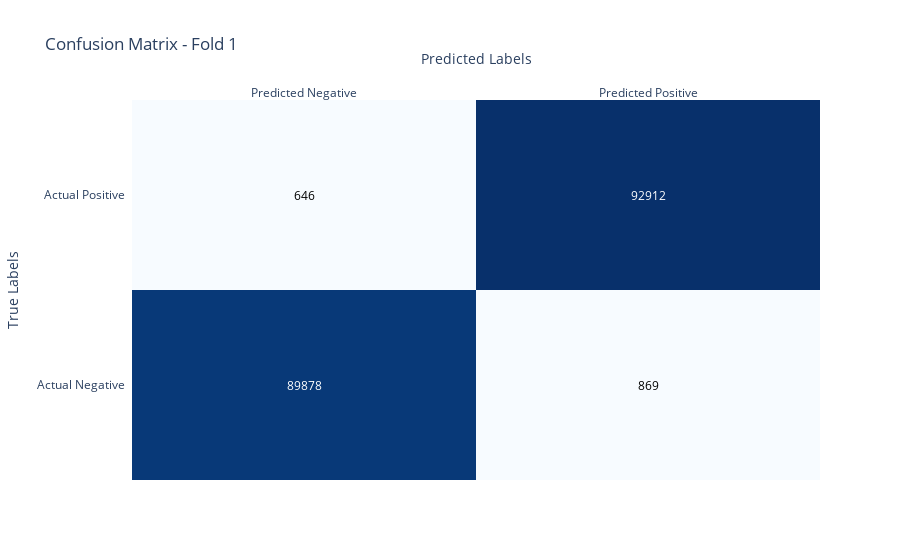
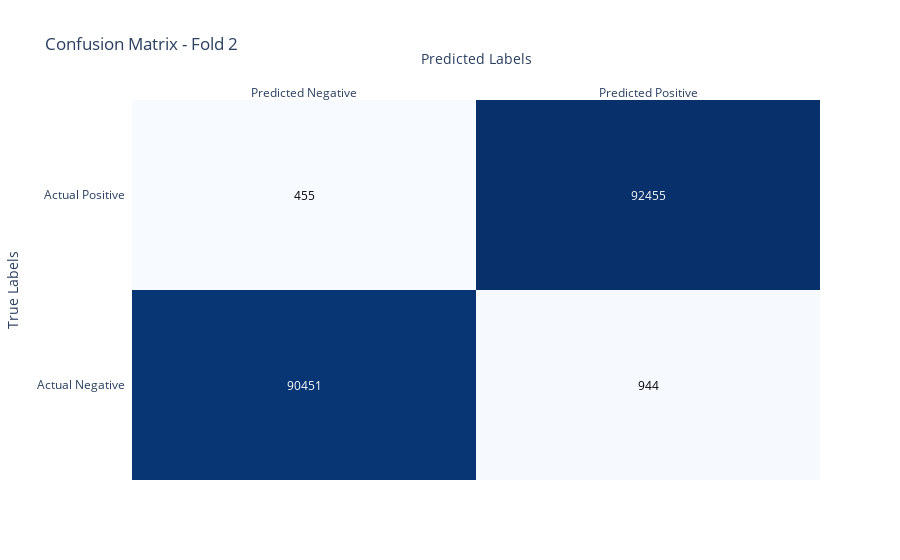
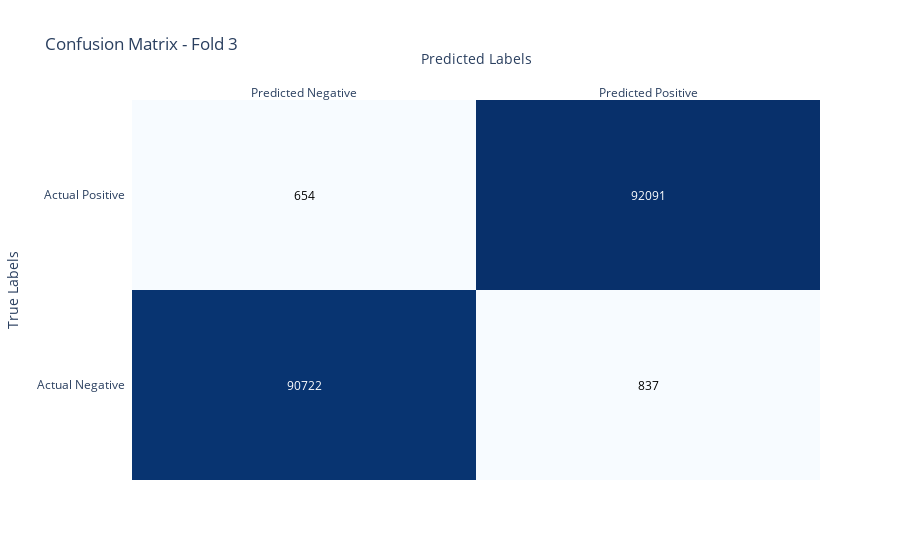
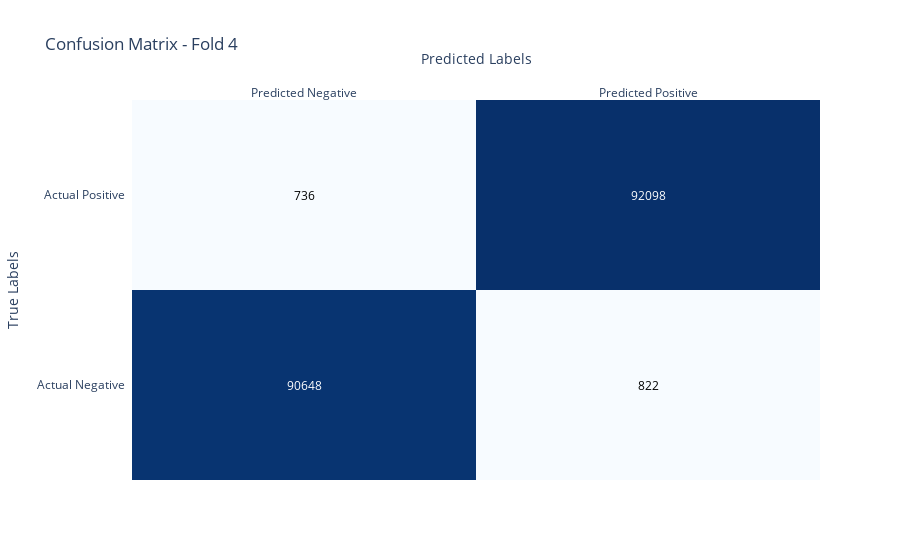

The code cell stored with these charts, in order, in its notebook:
### Code cell
import plotly.figure_factory as ff
import numpy as np

# Define lists to store precision, recall, accuracy, and F1 score for each fold
precisions = []
recalls = []
accuracies = []
f1_scores = []

# Plot confusion matrix for each fold using Plotly
for i, conf_matrix in enumerate(confusion_matrices):
    # Calculate precision, recall, accuracy, and F1 score
    tp = conf_matrix[1, 1]
    fp = conf_matrix[0, 1]
    fn = conf_matrix[1, 0]
    tn = conf_matrix[0, 0]
    
    precision = tp / (tp + fp)
    recall = tp / (tp + fn)
    accuracy = (tp + tn) / (tp + fp + fn + tn)
    f1_score = 2 * (precision * recall) / (precision + recall)
    
    precisions.append(precision)
    recalls.append(recall)
    accuracies.append(accuracy)
    f1_scores.append(f1_score)
    
    # Print precision, recall, accuracy, and F1 score for the current fold
    print(f"Fold {i+1} - Precision: {precision:.4f}, Recall: {recall:.4f}, Accuracy: {accuracy:.4f}, F1 Score: {f1_score:.4f}")
    
    # Plot confusion matrix
    fig = ff.create_annotated_heatmap(z=conf_matrix, x=['Predicted Negative', 'Predicted Positive'],
                                      y=['Actual Negative', 'Actual Positive'], annotation_text=conf_matrix.tolist(),
                                      colorscale='Blues')
    fig.update_layout(title=f'Confusion Matrix - Fold {i+1}', xaxis_title='Predicted Labels', yaxis_title='True Labels')
    fig.show()

# Calculate and print average precision, recall, accuracy, and F1 score across all folds
avg_precision = np.mean(precisions)
avg_recall = np.mean(recalls)
avg_accuracy = np.mean(accuracies)
avg_f1_score = np.mean(f1_scores)
print(f"Average Precision: {avg_precision:.4f}, Average Recall: {avg_recall:.4f}, Average Accuracy: {avg_accuracy:.4f}, Average F1 Score: {avg_f1_score:.4f}")

### Figure 1 — Plotly figure (JSON) as saved in the notebook; plotly's stock layout.template omitted (floating-point values rounded to 4 significant figures)
{"data": [{"colorscale": [[0, "rgb(247,251,255)"], [0.125, "rgb(222,235,247)"], [0.25, "rgb(198,219,239)"], [0.375, "rgb(158,202,225)"], [0.5, "rgb(107,174,214)"], [0.625, "rgb(66,146,198)"], [0.75, "rgb(33,113,181)"], [0.875, "rgb(8,81,156)"], [1, "rgb(8,48,107)"]], "reversescale": false, "showscale": false, "type": "heatmap", "x": ["Predicted Negative", "Predicted Positive"], "y": ["Actual Negative", "Actual Positive"], "z": [[89878, 869], [646, 92912]]}], "layout": {"annotations": [{"font": {"color": "#FFFFFF"}, "showarrow": false, "text": "89878", "x": "Predicted Negative", "xref": "x", "y": "Actual Negative", "yref": "y"}, {"font": {"color": "#000000"}, "showarrow": false, "text": "869", "x": "Predicted Positive", "xref": "x", "y": "Actual Negative", "yref": "y"}, {"font": {"color": "#000000"}, "showarrow": false, "text": "646", "x": "Predicted Negative", "xref": "x", "y": "Actual Positive", "yref": "y"}, {"font": {"color": "#FFFFFF"}, "showarrow": false, "text": "92912", "x": "Predicted Positive", "xref": "x", "y": "Actual Positive", "yref": "y"}], "title": {"text": "Confusion Matrix - Fold 1"}, "xaxis": {"dtick": 1, "gridcolor": "rgb(0, 0, 0)", "side": "top", "ticks": "", "title": {"text": "Predicted Labels"}}, "yaxis": {"dtick": 1, "ticks": "", "ticksuffix": "  ", "title": {"text": "True Labels"}}}}

### Figure 2 — Plotly figure (JSON) as saved in the notebook; plotly's stock layout.template omitted (floating-point values rounded to 4 significant figures)
{"data": [{"colorscale": [[0, "rgb(247,251,255)"], [0.125, "rgb(222,235,247)"], [0.25, "rgb(198,219,239)"], [0.375, "rgb(158,202,225)"], [0.5, "rgb(107,174,214)"], [0.625, "rgb(66,146,198)"], [0.75, "rgb(33,113,181)"], [0.875, "rgb(8,81,156)"], [1, "rgb(8,48,107)"]], "reversescale": false, "showscale": false, "type": "heatmap", "x": ["Predicted Negative", "Predicted Positive"], "y": ["Actual Negative", "Actual Positive"], "z": [[90451, 944], [455, 92455]]}], "layout": {"annotations": [{"font": {"color": "#FFFFFF"}, "showarrow": false, "text": "90451", "x": "Predicted Negative", "xref": "x", "y": "Actual Negative", "yref": "y"}, {"font": {"color": "#000000"}, "showarrow": false, "text": "944", "x": "Predicted Positive", "xref": "x", "y": "Actual Negative", "yref": "y"}, {"font": {"color": "#000000"}, "showarrow": false, "text": "455", "x": "Predicted Negative", "xref": "x", "y": "Actual Positive", "yref": "y"}, {"font": {"color": "#FFFFFF"}, "showarrow": false, "text": "92455", "x": "Predicted Positive", "xref": "x", "y": "Actual Positive", "yref": "y"}], "title": {"text": "Confusion Matrix - Fold 2"}, "xaxis": {"dtick": 1, "gridcolor": "rgb(0, 0, 0)", "side": "top", "ticks": "", "title": {"text": "Predicted Labels"}}, "yaxis": {"dtick": 1, "ticks": "", "ticksuffix": "  ", "title": {"text": "True Labels"}}}}

### Figure 3 — Plotly figure (JSON) as saved in the notebook; plotly's stock layout.template omitted (floating-point values rounded to 4 significant figures)
{"data": [{"colorscale": [[0, "rgb(247,251,255)"], [0.125, "rgb(222,235,247)"], [0.25, "rgb(198,219,239)"], [0.375, "rgb(158,202,225)"], [0.5, "rgb(107,174,214)"], [0.625, "rgb(66,146,198)"], [0.75, "rgb(33,113,181)"], [0.875, "rgb(8,81,156)"], [1, "rgb(8,48,107)"]], "reversescale": false, "showscale": false, "type": "heatmap", "x": ["Predicted Negative", "Predicted Positive"], "y": ["Actual Negative", "Actual Positive"], "z": [[90722, 837], [654, 92091]]}], "layout": {"annotations": [{"font": {"color": "#FFFFFF"}, "showarrow": false, "text": "90722", "x": "Predicted Negative", "xref": "x", "y": "Actual Negative", "yref": "y"}, {"font": {"color": "#000000"}, "showarrow": false, "text": "837", "x": "Predicted Positive", "xref": "x", "y": "Actual Negative", "yref": "y"}, {"font": {"color": "#000000"}, "showarrow": false, "text": "654", "x": "Predicted Negative", "xref": "x", "y": "Actual Positive", "yref": "y"}, {"font": {"color": "#FFFFFF"}, "showarrow": false, "text": "92091", "x": "Predicted Positive", "xref": "x", "y": "Actual Positive", "yref": "y"}], "title": {"text": "Confusion Matrix - Fold 3"}, "xaxis": {"dtick": 1, "gridcolor": "rgb(0, 0, 0)", "side": "top", "ticks": "", "title": {"text": "Predicted Labels"}}, "yaxis": {"dtick": 1, "ticks": "", "ticksuffix": "  ", "title": {"text": "True Labels"}}}}

### Figure 4 — Plotly figure (JSON) as saved in the notebook; plotly's stock layout.template omitted (floating-point values rounded to 4 significant figures)
{"data": [{"colorscale": [[0, "rgb(247,251,255)"], [0.125, "rgb(222,235,247)"], [0.25, "rgb(198,219,239)"], [0.375, "rgb(158,202,225)"], [0.5, "rgb(107,174,214)"], [0.625, "rgb(66,146,198)"], [0.75, "rgb(33,113,181)"], [0.875, "rgb(8,81,156)"], [1, "rgb(8,48,107)"]], "reversescale": false, "showscale": false, "type": "heatmap", "x": ["Predicted Negative", "Predicted Positive"], "y": ["Actual Negative", "Actual Positive"], "z": [[90648, 822], [736, 92098]]}], "layout": {"annotations": [{"font": {"color": "#FFFFFF"}, "showarrow": false, "text": "90648", "x": "Predicted Negative", "xref": "x", "y": "Actual Negative", "yref": "y"}, {"font": {"color": "#000000"}, "showarrow": false, "text": "822", "x": "Predicted Positive", "xref": "x", "y": "Actual Negative", "yref": "y"}, {"font": {"color": "#000000"}, "showarrow": false, "text": "736", "x": "Predicted Negative", "xref": "x", "y": "Actual Positive", "yref": "y"}, {"font": {"color": "#FFFFFF"}, "showarrow": false, "text": "92098", "x": "Predicted Positive", "xref": "x", "y": "Actual Positive", "yref": "y"}], "title": {"text": "Confusion Matrix - Fold 4"}, "xaxis": {"dtick": 1, "gridcolor": "rgb(0, 0, 0)", "side": "top", "ticks": "", "title": {"text": "Predicted Labels"}}, "yaxis": {"dtick": 1, "ticks": "", "ticksuffix": "  ", "title": {"text": "True Labels"}}}}
